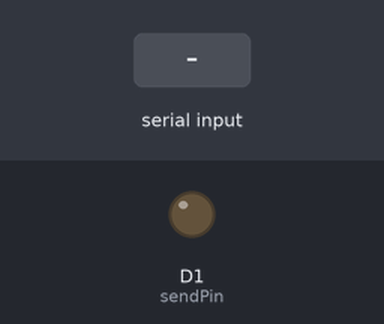
Bench run of a sketch on a simulated ESP8266 (NodeMCU). Shown: output pins drawn as LEDs (lit = HIGH). The inputs (shaded band) are chosen by the test bench. What the sketch prints to the serial monitor is not drawn.

Above: at 1.2 s.
1.3 s: byte 30 received over Serial
Timing chart, 0 to 4.3 s (numbered marks = the images above; inputs shaded):
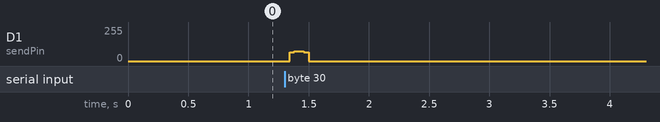

The sketch:

IR-send.ino
```cpp
# define sendPin D1
# define PERIOD 26
# define FREQ 1000.0 * 1000.0 / PERIOD

int k;

void setup() {
    // put your setup code here, to run once:
    Serial.begin(115200);
    Serial.println("START");
    Serial.println("START");
    Serial.println("START");
    pinMode(sendPin, OUTPUT);
}

void pulse (int iterations) {
    for (k = 0; k < iterations; k++) {
        digitalWrite(sendPin, HIGH);
        delayMicroseconds(PERIOD / 2.0);
        digitalWrite(sendPin, LOW);
        delayMicroseconds(PERIOD / 2.0);
    }
}

void pulseDuration(float duration) {
    // duration in us
    pulse(duration / PERIOD);
}

void spaceDuration(float duration) {
    digitalWrite(sendPin, LOW);
    delayMicroseconds(duration);
};

const int timings[] = {3430,1744,437,1197,437,1306,437,327,437,436,437,436,437,1198,436,437,437,437,436,1200,437,1211,436,437,437,1201,546,328,436,437,437,1201,437,1307,437,327,437,1306,437,1197,437,436,437,436,437,1198,437,436,437,328,436,2161,436,323,543,328,435,434,437,437,437,328,457,435,436,328,546,328,437,436,437,436,436,325,434,436,437,436,436,328,436,436,435,431,434,1193,437,458,373,437,434,1306,435,325,432,1309,436,1199,431,1300,432,325,437,437,437,437,437,436,328,436,437,435,369,1307,436,1198,437,1306,437,437,327,435,436,437,434,437,436,326,436,1309,436,328,546,1199,436,437,432,326,431,437,435,434,434,326,434,436,437,436,437,436,436,325,434,434,434,433,437,325,436,436,437,363,484,436,437,328,436,437,437,437,436,437,437,327,437,437,436,438,436,328,437,437,437,437,437,328,436,437,437,437,437,328,437,436,436,436,437,327,437,436,437,436,436,434,434,325,434,436,434,437,436,328,436,437,437,1295,434,323,432,444,436,1201,546,1198,434}
;

void sendTimings() {
    int len = sizeof(timings) / sizeof(timings[0]);

    for (int k = 0; k < len; k++) {
        if (k % 2 == 0) {
            pulseDuration(timings[k]);
        } else {
            spaceDuration(timings[k]);
        }
    }
}

/*
// on signal
const int signals[] = {
    1, -1, 1, -1, 1, 0, 1, 0, 1, 0, 1, -1, 1, 0, 1, 0, 1, -1, 1, -1, 1, 0, 1, -1, 1, 0, 1, 0, 1, -1, 1, -1, 1, 0, 1, -1, 1, -1, 1, 0,
1, 0, 1, -1, 1, 0, 1, 0, 1, -1, 1, 0, 1, 0, 1, 0, 1, 0, 1, 0, 1, 0, 1, 0, 1, 0, 1, 0, 1, 0, 1, 0, 1, 0, 1, 0, 1, 0, 1, 0, 1, 0, 1, 0, 1, -1, 1, 0, 1, 0, 1, -1, 1, 0, 1, -1, 1, -1, 1, -1, 1, 0, 1, 0, 1, 0, 1, 0, 1, 0, 1, 0, 1, -1, 1, -1, 1, -1, 1, 0, 1, 0, 1, 0, 1, 0, 1, 0, 1, -1, 1, 0, 1, -1, 1, 0, 1, 0, 1, 0, 1, 0, 1, 0, 1, 0, 1, 0, 1, 0, 1, 0, 1, 0, 1, 0, 1, 0, 1, 0, 1, 0, 1, 0, 1, 0, 1, 0, 1, 0, 1, 0, 1, 0, 1, 0,
1, 0, 1, 0, 1, 0, 1, 0, 1, 0, 1, 0, 1, 0, 1, 0, 1, 0, 1, 0, 1, 0, 1, 0, 1, 0, 1, 0, 1, 0, 1, 0, 1, 0, 1, 0, 1, 0, 1, -1, 1, 0, 1, 0, 1, -1,
1, -1, 1
};
*/

const int signals[] = {1, -1, 1, -1, 1, 0, 1, 0, 1, 0, 1, -1, 1, 0, 1, 0, 1, -1, 1, -1, 1, 0, 1, -1, 1, 0, 1, 0, 1, -1, 1, -1, 1, 0, 1, -1, 1, -1, 1, 0, 1, 0, 1, -1, 1, 0, 1, 0, 1, -1, 1, 0, 1, 0, 1, 0, 1, 0, 1, 0, 1, 0, 1, 0, 1, 0, 1, 0, 1, 0, 1, 0, 1, 0, 1, 0, 1, 0, 1, 0, 1, 0, 1, 0, 1, 0, 1, 0, 1, 0, 1, -1, 1, 0, 1, -1, 1, -1, 1, -1, 1, 0, 1, 0, 1, 0, 1, 0, 1, 0, 1, 0, 1, -1, 1, -1, 1, -1, 1, 0, 1, 0, 1, 0, 1, 0, 1, 0, 1, -1, 1, -1, 1, 0, 1, 0, 1, 0, 1, 0, 1, 0, 1, 0, 1, 0, 1, 0, 1, 0, 1, 0, 1, 0, 1, 0, 1, 0, 1, 0, 1, 0, 1, 0, 1, 0, 1, 0, 1, 0, 1, 0, 1, 0, 1, 0, 1, 0, 1, 0, 1, 0, 1, 0, 1, 0, 1, 0, 1, 0, 1, 0, 1, 0, 1, 0, 1, 0, 1, 0, 1, 0, 1, 0, 1,0, 1, 0, 1, 0, 1, -1, 1, 0, 1, 0, 1, 0, 1, 0, 1, -1, 1, -1, 1};

void sendSignals () {
    const int START_HIGH = 3605;
    const int START_LOW = 1523;
    const int LONG_LOW = 1223 /*1223 /*1101*/;
    const int LOW_VAL = 430 /*430 /*285*/;
    const int HIGH_VAL = 553 /*420 /*553*/;

    int len = sizeof(signals) / sizeof(signals[0]);

    pulseDuration(START_HIGH);
    spaceDuration(START_LOW);

    for (int k = 0; k < len; k++) {
        const int val = signals[k];

        if (val == 1) {
            pulseDuration(HIGH_VAL);
        } else if (val == 0) {
            spaceDuration(LOW_VAL);
        } else {
            spaceDuration(LONG_LOW);
        }
    }
}

void loop() {
    // put your main code here, to run repeatedly:
    int value = Serial.read();
    char character = char(value);

    if (value != -1) {
        sendSignals();
        Serial.print("PRINT ");
        Serial.println(millis());
    }
}
```

Measured:
- after the input at 1.3 s, D1 (sendPin): 0/255 → 72/255 at once, → 0/255 0.12 s later
